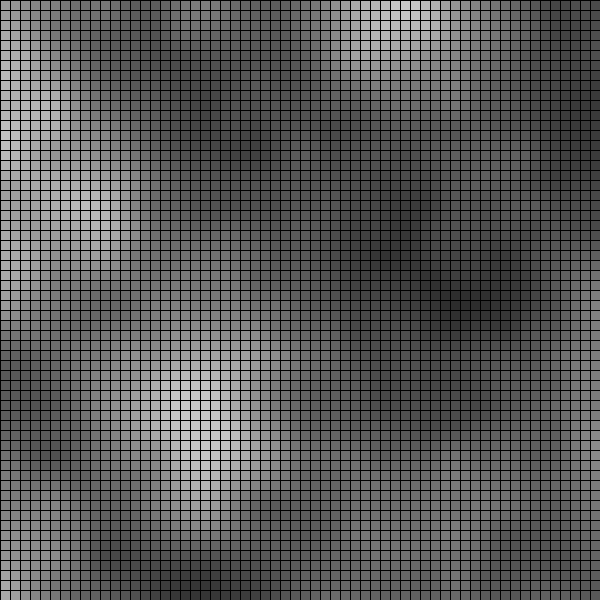
Frame 1 (no input)
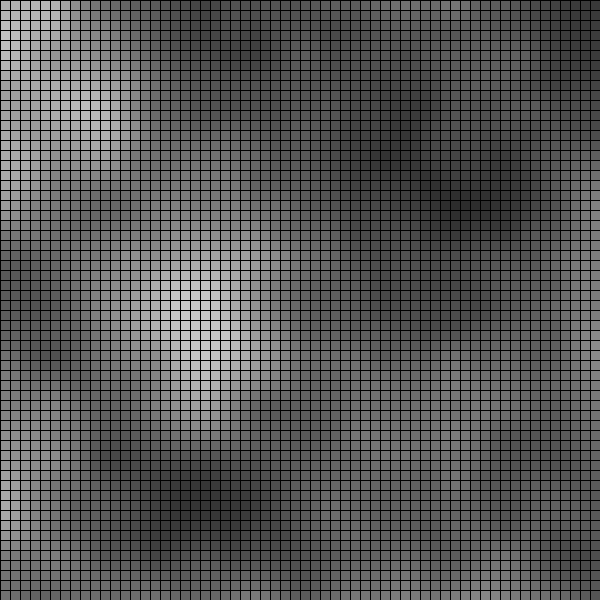
Frame 60 (the mouse pressed at the canvas centre just before this capture)
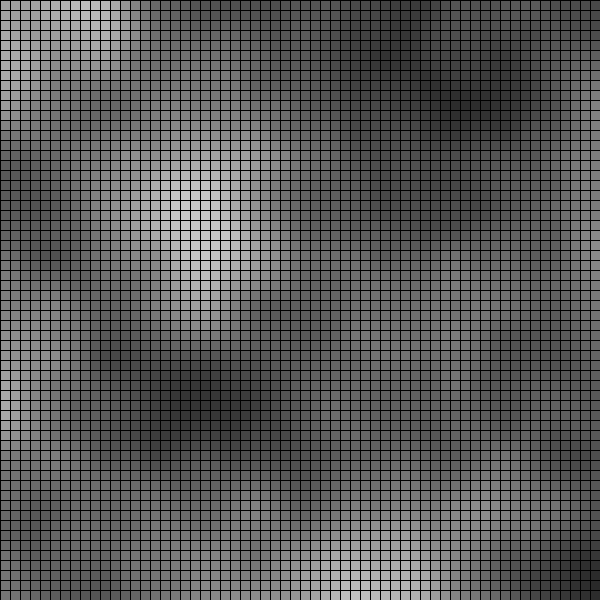
Frame 120 (the mouse held since frame 60 and released just before this capture)

The Processing sketch that drew these frames (run headless with seeded random() and noise(); from frame 60 on, the mouse is pressed at the canvas centre):

// Processing sketch: Ex_10_Noise_2
// ── Ex_10_Noise_2.pde
float xnoise = 0.0;
float ynoise = 0.0;
float inc = 0.05;
float yOffset = 0.0;
int gridSize = 10;

void setup() {
  size(600, 600);
}

void draw() {
  background(0);
  
  xnoise = 0.0;
  ynoise = yOffset;

  for (int y = 0; y < 60; y++) {
    for (int x = 0; x < 60; x++) {
      float n = noise(xnoise, ynoise) * 255.0;
      fill(n);
      rect(x*gridSize, y*gridSize, gridSize, gridSize);
      xnoise = xnoise + inc;
    }
    xnoise = 0.0;
    ynoise = ynoise + inc;
  }
  
  yOffset += inc/6.0;
}
